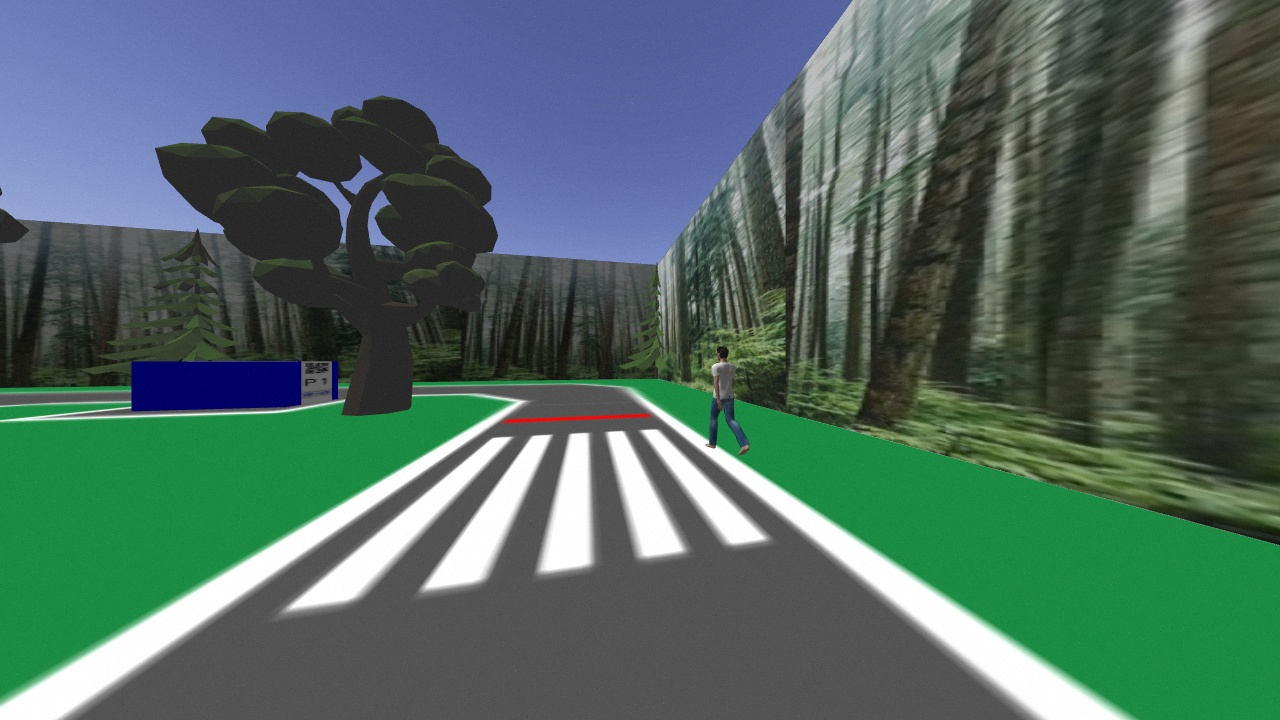
#> input picture convolutionNN_2_ws/src/convolution_net/scripts/pedestrianCNN_rawData/pedestrian1016.jpg, 1280 x 720 px; its folder holds only this picture in this run
$ python imageCropPedestrianData.py
#> lines starting #> are read from the running program, lines starting #| are printed output that depends on the picture
#!/usr/bin/env python

# Author: Ranya Ataya
# Crops the images of the pedestrian for generating data

import cv2
import numpy as np
from matplotlib import pyplot as plt
import os
from PIL import Image

"""
@brief: Determines which label to give the image
        (i.e. which directory to place the image in)
@param: fileName - name of image file
@return: relPath - character representing the directory
                   to save image in
"""
def getImagePath(fileName):
    relPath = "pedestrian_and_emptyRoad/pedestrian/" + fileName
    return relPath


"""
@brief: Saves image to specified path
@param: img  - image file
        fileName - name of image file
        position - position of character in fileName
@return: none
"""
def saveImage(img, fileName):
    path = getImagePath(fileName)
    img_BGR = cv2.cvtColor(img, cv2.COLOR_RGB2BGR)
    print(path)
    print("\n")
    cv2.imwrite(path, img_BGR)


# ================================================================

RELATIVE_PATH = 'pedestrianCNN_rawData/'
files = os.listdir(RELATIVE_PATH)

setNum = 1

for fileName in files[:]:
    print(fileName)
    cameraImg = cameraImg = np.array(Image.open(RELATIVE_PATH + fileName))
#> cameraImg is the input picture: shape (720, 1280, 3); mean R, G, B 80.5, 105.9, 98.6

    # Get height and width values
    height, width = cameraImg.shape[0:2]
#> height = 720; width = 1280

    whiteThreshold = 250
    CHECK_HEIGHT_FOR_CROPPING = height - 200
#> CHECK_HEIGHT_FOR_CROPPING = 520

    left_x = 0
    right_x = 0

    # Convert image from RGB to black and white
    cameraBW = cv2.cv2.cvtColor(cameraImg, cv2.COLOR_BGR2GRAY)
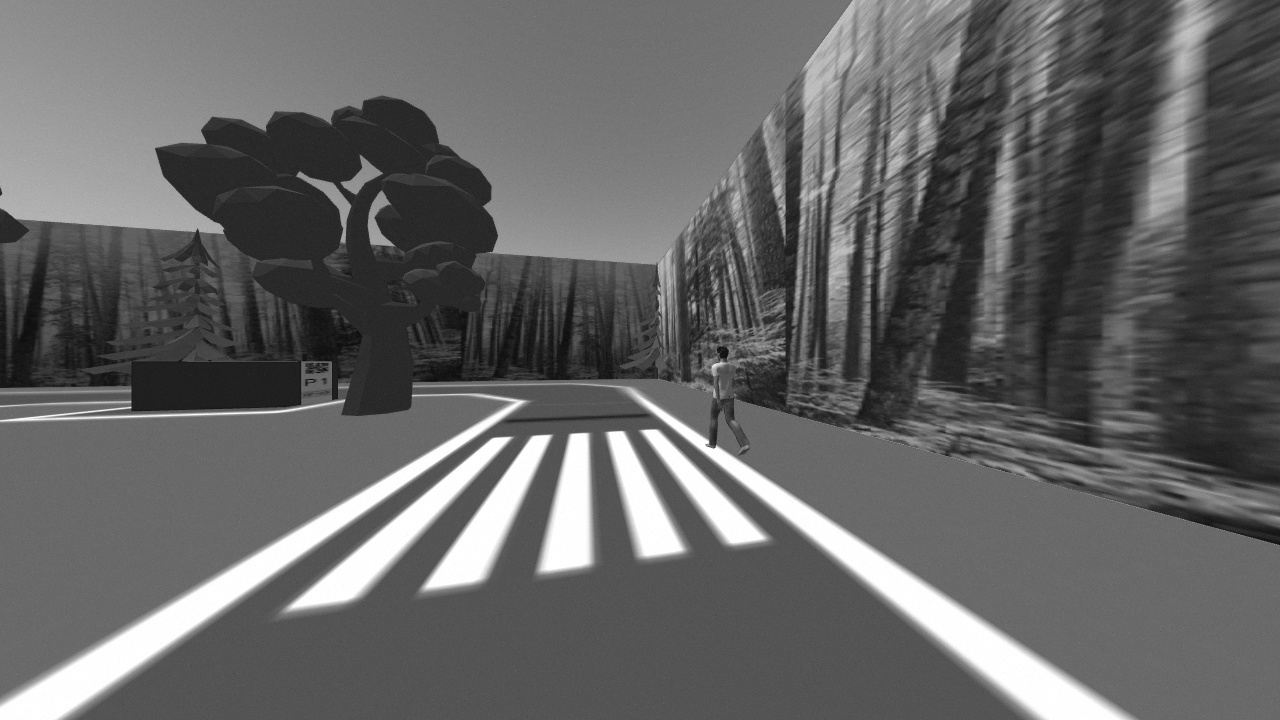
#> cameraBW: shape (720, 1280); min 7, max 255, mean 100.8

    for x in range(width):
        imgColour = cameraBW[CHECK_HEIGHT_FOR_CROPPING, x]
        if(imgColour >= whiteThreshold):
            left_x = x
            break
#> this loop made 318 passes
#> imgColour on passes 1 to 12: 103, 107, 107, 105, 104, 106, 105, 102, 105, 106, 106, 106

    for x in range(width):
        imgColour = cameraBW[CHECK_HEIGHT_FOR_CROPPING, width - x - 1]

        if(imgColour >= whiteThreshold):
            right_x = width - x - 1
            break
#> this loop made 456 passes
#> imgColour on passes 1 to 12: 129, 129, 126, 121, 119, 118, 116, 113, 115, 108, 109, 102

    print(left_x, right_x)
#| 317 824

    # Crop image
    croppedImg = cameraImg[:, left_x:right_x, :]
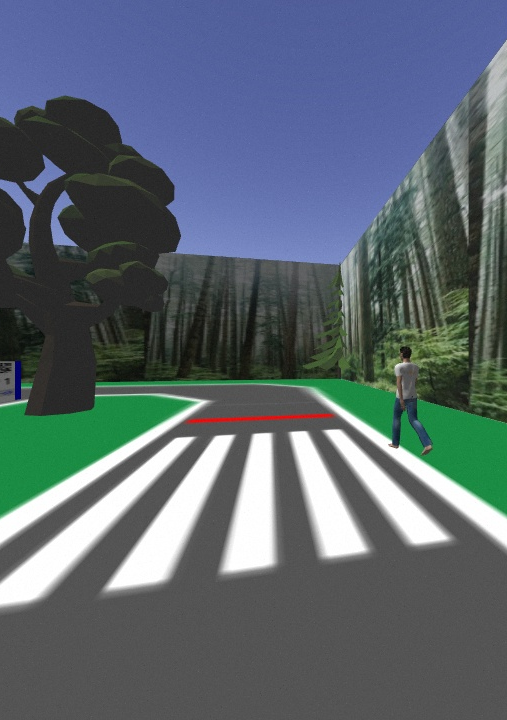
#> croppedImg: shape (720, 507, 3); mean R, G, B 91.1, 103.2, 111.8
    croppedHeight, croppedWidth = croppedImg.shape[0:2]
#> croppedHeight = 720; croppedWidth = 507

    STANDARD_HEIGHT = 720.0
    STANDARD_WIDTH = 346.0

    scalingHeightFactor = STANDARD_HEIGHT/croppedHeight
#> scalingHeightFactor = 1
    scalingWidthFactor = STANDARD_WIDTH/croppedWidth
#> scalingWidthFactor = 0.682

    # Resize the cropped image to standard size
    resizedImg = cv2.resize(croppedImg, (int(croppedWidth*scalingWidthFactor),
                                         int(croppedHeight*scalingHeightFactor)),
                            interpolation=cv2.INTER_CUBIC)
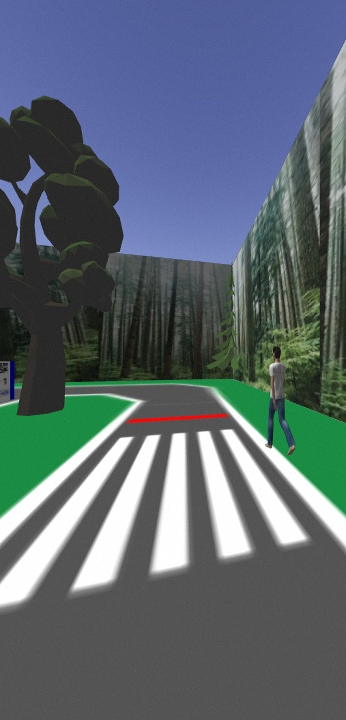
#> resizedImg: shape (720, 346, 3); mean R, G, B 91.1, 103.2, 111.8

    print("Set: ", setNum, " saved")
    setNum = setNum + 1
    saveImage(resizedImg, fileName)

    # To view image use: plt.imshow(cameraImg), plt.show()

$ run again, on convolutionNN_2_ws/src/convolution_net/scripts/pedestrianCNN_rawData/pedestrian114.jpg
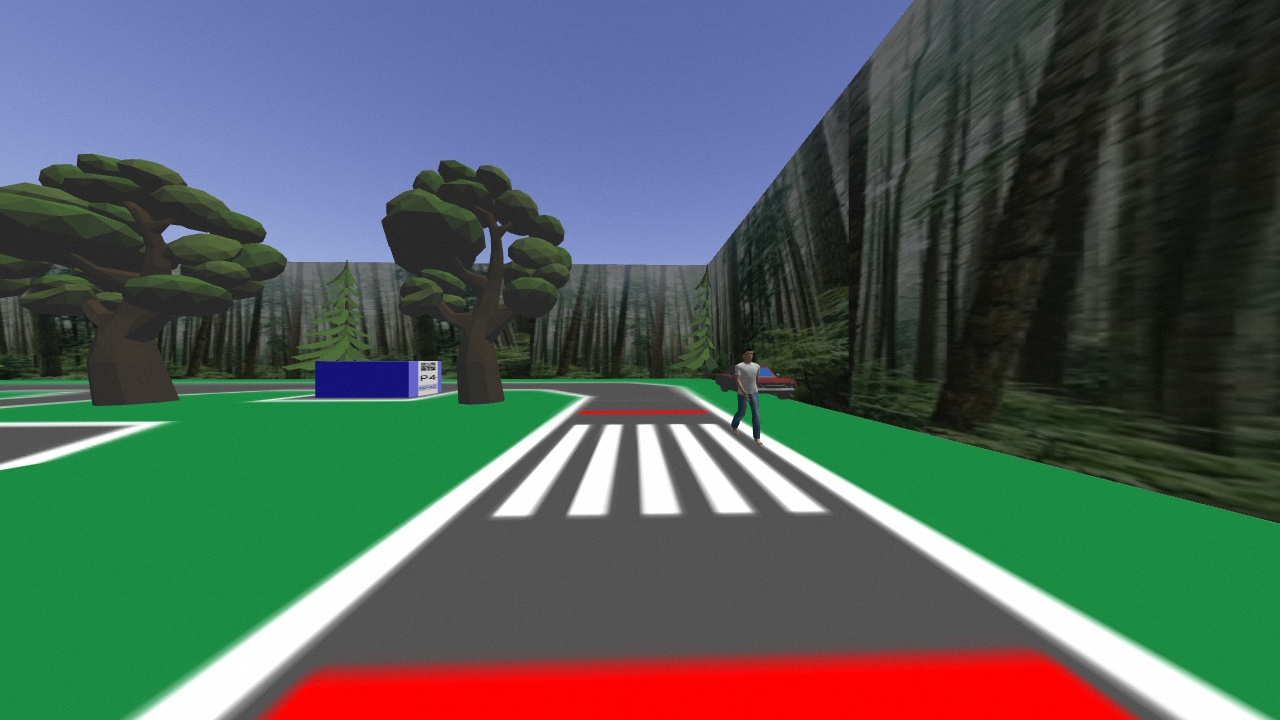
#> input picture convolutionNN_2_ws/src/convolution_net/scripts/pedestrianCNN_rawData/pedestrian114.jpg, 1280 x 720 px
#> cameraImg is the input picture: shape (720, 1280, 3); mean R, G, B 80.6, 94.6, 89.6
#> `cameraBW = cv2.cv2.cvtColor(cameraImg, cv2.COLOR_BGR2GRAY)`:
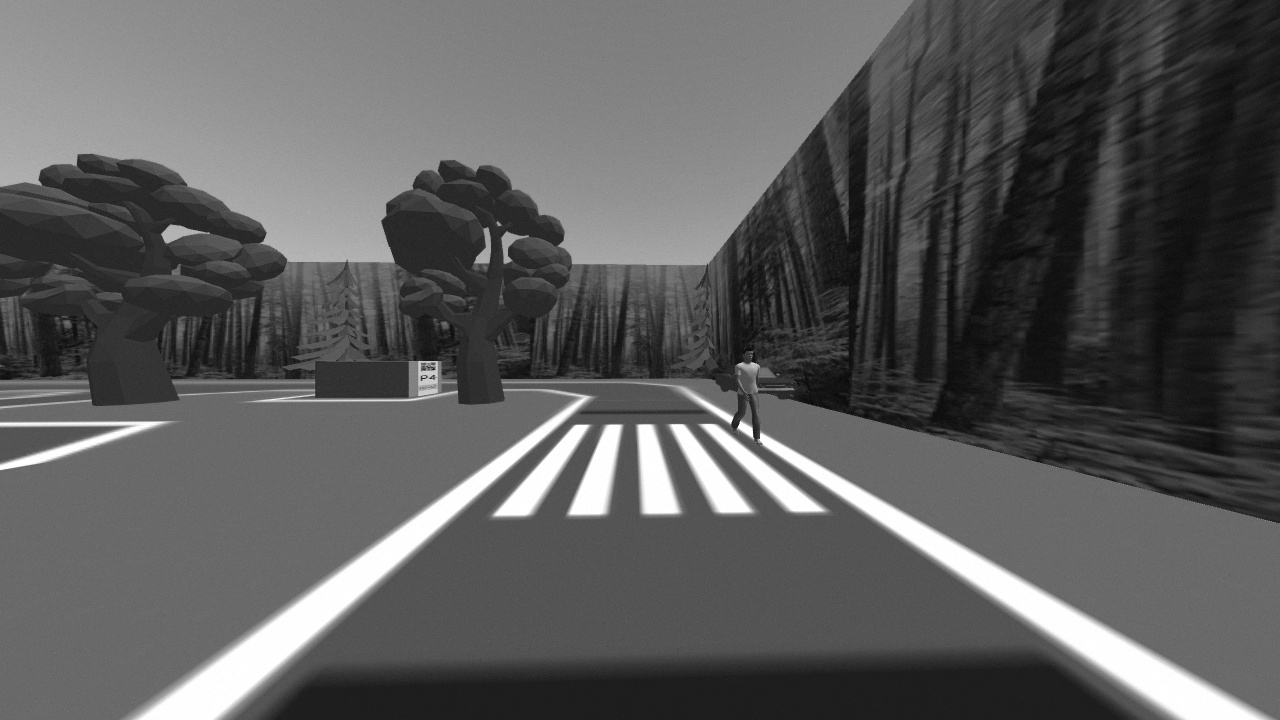
#> cameraBW: shape (720, 1280); min 3, max 255, mean 91.5
#> the loop `for x in range(width):` made 415 passes
#> imgColour on passes 1 to 8: 108, 104, 106, 102, 108, 103, 105, 103
#> the loop `for x in range(width):` made 369 passes
#> imgColour on passes 1 to 8: 43, 37, 39, 42, 31, 37, 36, 32
#| 414 911
#> `resizedImg = cv2.resize(croppedImg, (int(croppedWidth*scalingWidthFact..`:
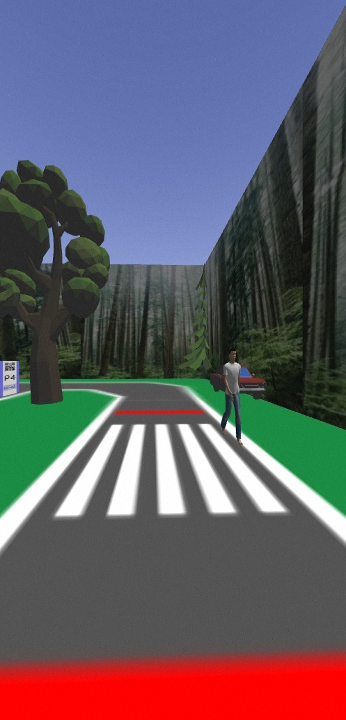
#> resizedImg: shape (720, 346, 3); mean R, G, B 99, 91.5, 101

$ run again, on convolutionNN_2_ws/src/convolution_net/scripts/pedestrianCNN_rawData/pedestrian1207.jpg
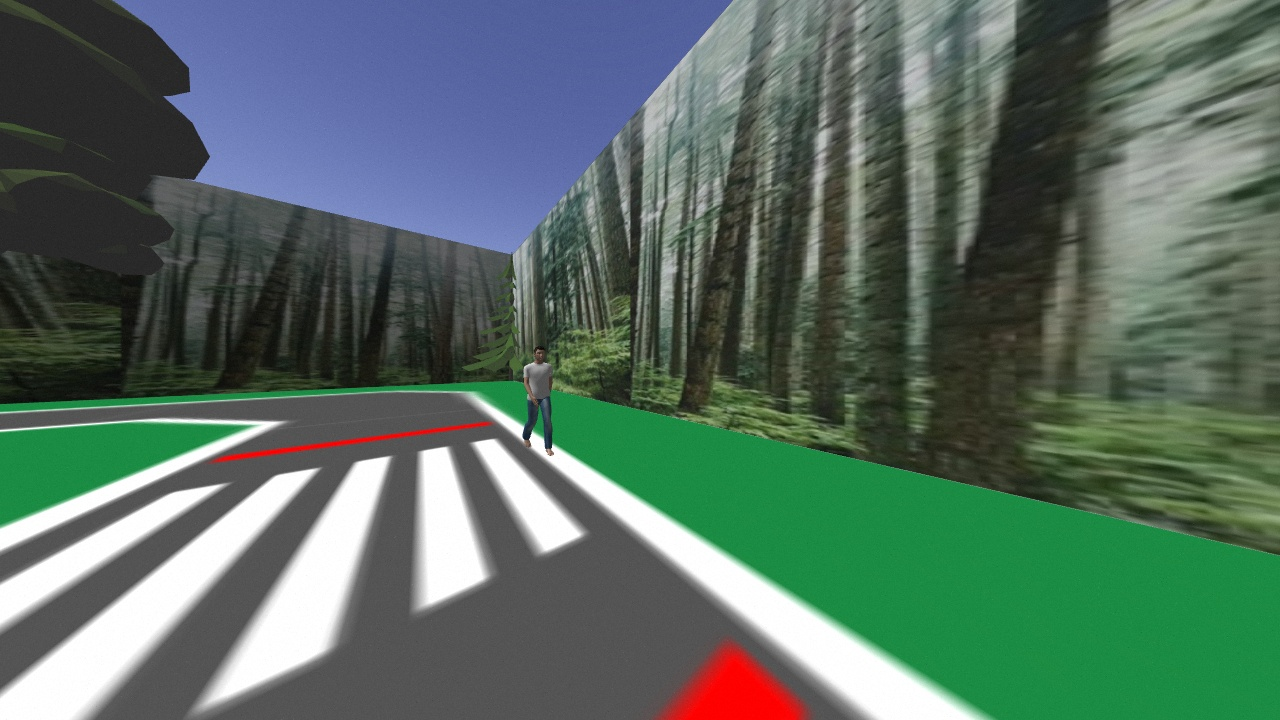
#> input picture convolutionNN_2_ws/src/convolution_net/scripts/pedestrianCNN_rawData/pedestrian1207.jpg, 1280 x 720 px
#> cameraImg is the input picture: shape (720, 1280, 3); mean R, G, B 88.5, 109.7, 99.1
#> `cameraBW = cv2.cv2.cvtColor(cameraImg, cv2.COLOR_BGR2GRAY)`:
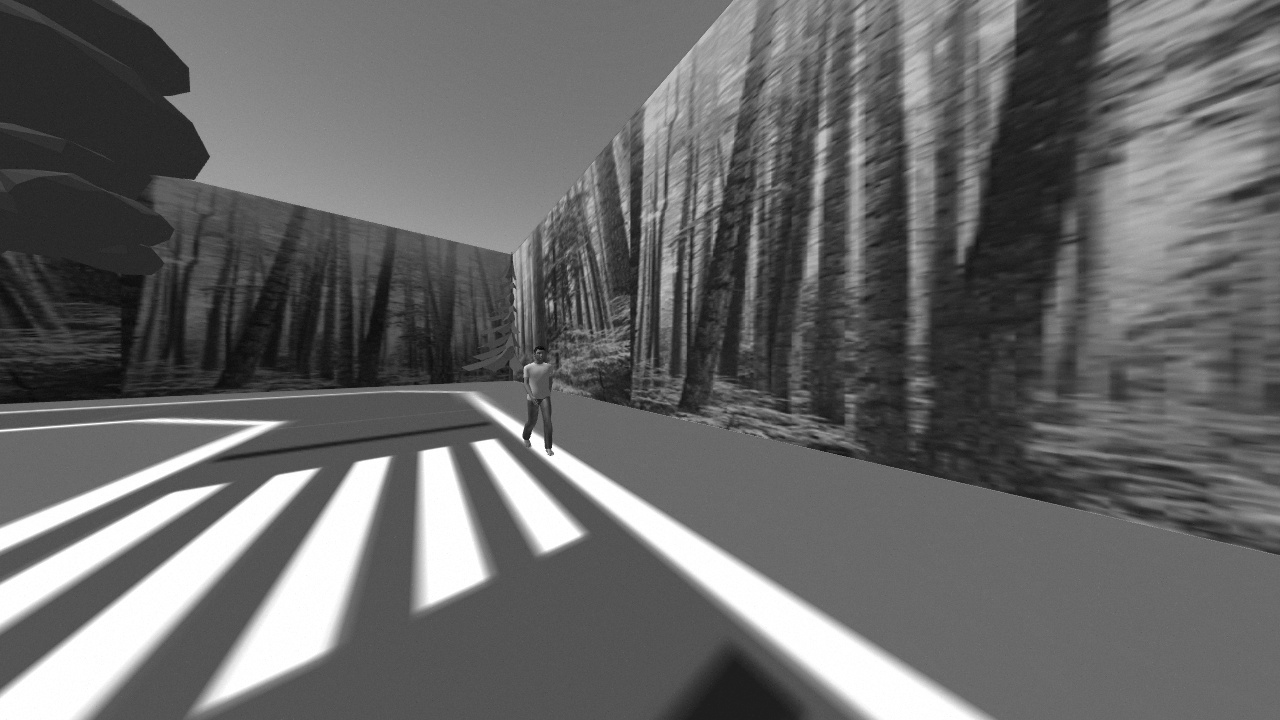
#> cameraBW: shape (720, 1280); min 3, max 255, mean 104.1
#> the loop `for x in range(width):` made 24 passes
#> imgColour on passes 1 to 8: 104, 108, 108, 105, 105, 107, 107, 105
#> the loop `for x in range(width):` made 615 passes
#> imgColour on passes 1 to 8: 150, 148, 147, 145, 142, 141, 141, 139
#| 23 665
#> `resizedImg = cv2.resize(croppedImg, (int(croppedWidth*scalingWidthFact..`:
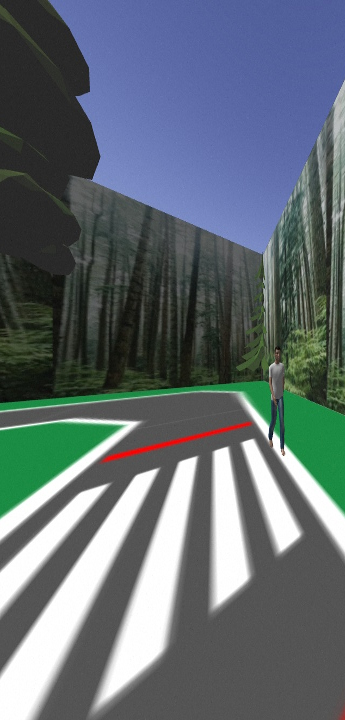
#> resizedImg: shape (720, 345, 3); mean R, G, B 97.2, 107.7, 114.1

$ run again, on convolutionNN_2_ws/src/convolution_net/scripts/pedestrianCNN_rawData/pedestrian1240.jpg
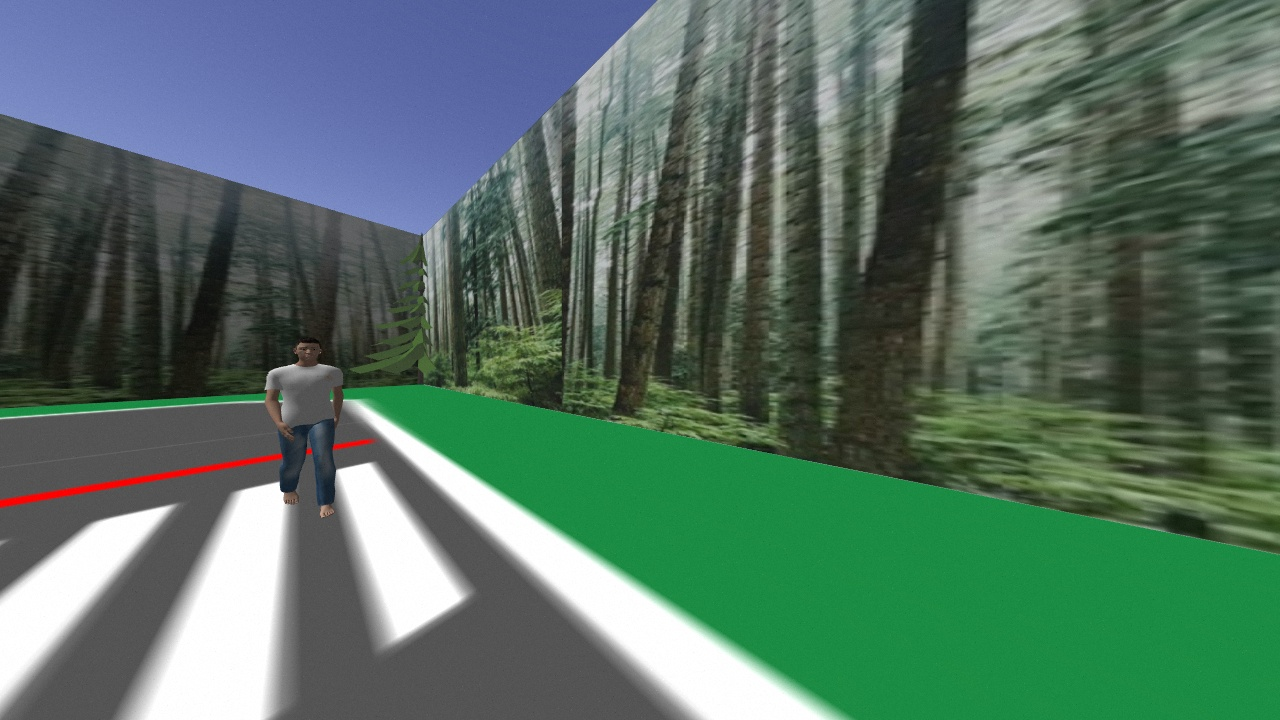
#> input picture convolutionNN_2_ws/src/convolution_net/scripts/pedestrianCNN_rawData/pedestrian1240.jpg, 1280 x 720 px
#> cameraImg is the input picture: shape (720, 1280, 3); mean R, G, B 86.5, 112.9, 99.8
#> `cameraBW = cv2.cv2.cvtColor(cameraImg, cv2.COLOR_BGR2GRAY)`:
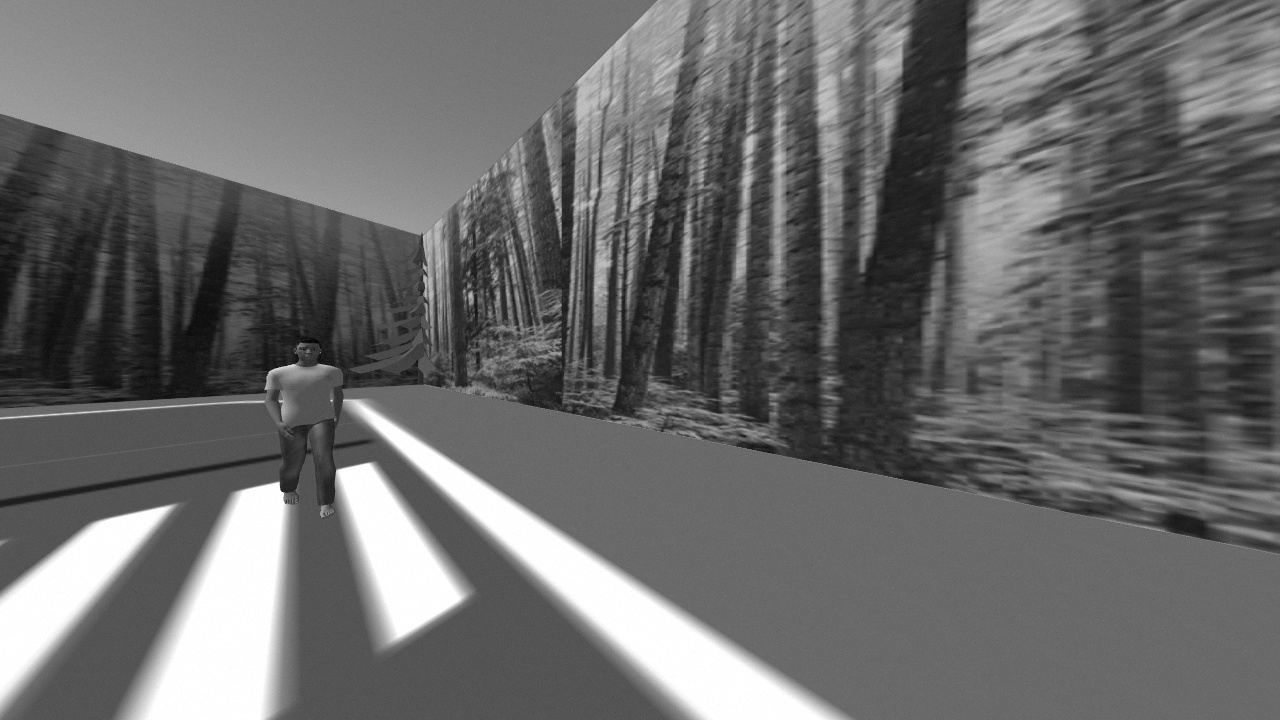
#> cameraBW: shape (720, 1280); min 1, max 255, mean 105.9
#> the loop `for x in range(width):` made 108 passes
#> imgColour on passes 1 to 8: 79, 83, 86, 86, 85, 85, 86, 86
#> the loop `for x in range(width):` made 748 passes
#> imgColour on passes 1 to 8: 66, 66, 68, 68, 69, 63, 61, 58
#| 107 532
#> `resizedImg = cv2.resize(croppedImg, (int(croppedWidth*scalingWidthFact..`:
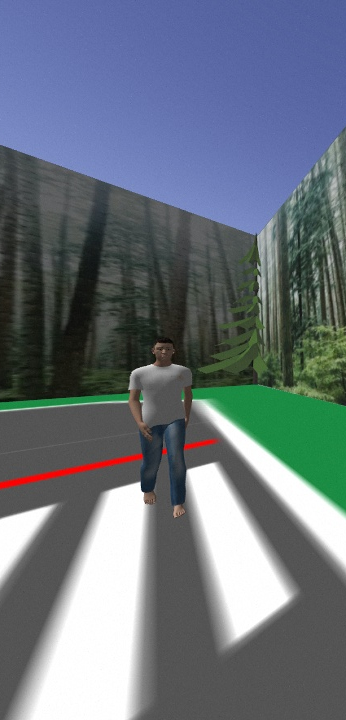
#> resizedImg: shape (720, 346, 3); mean R, G, B 104.9, 114.8, 125.1
